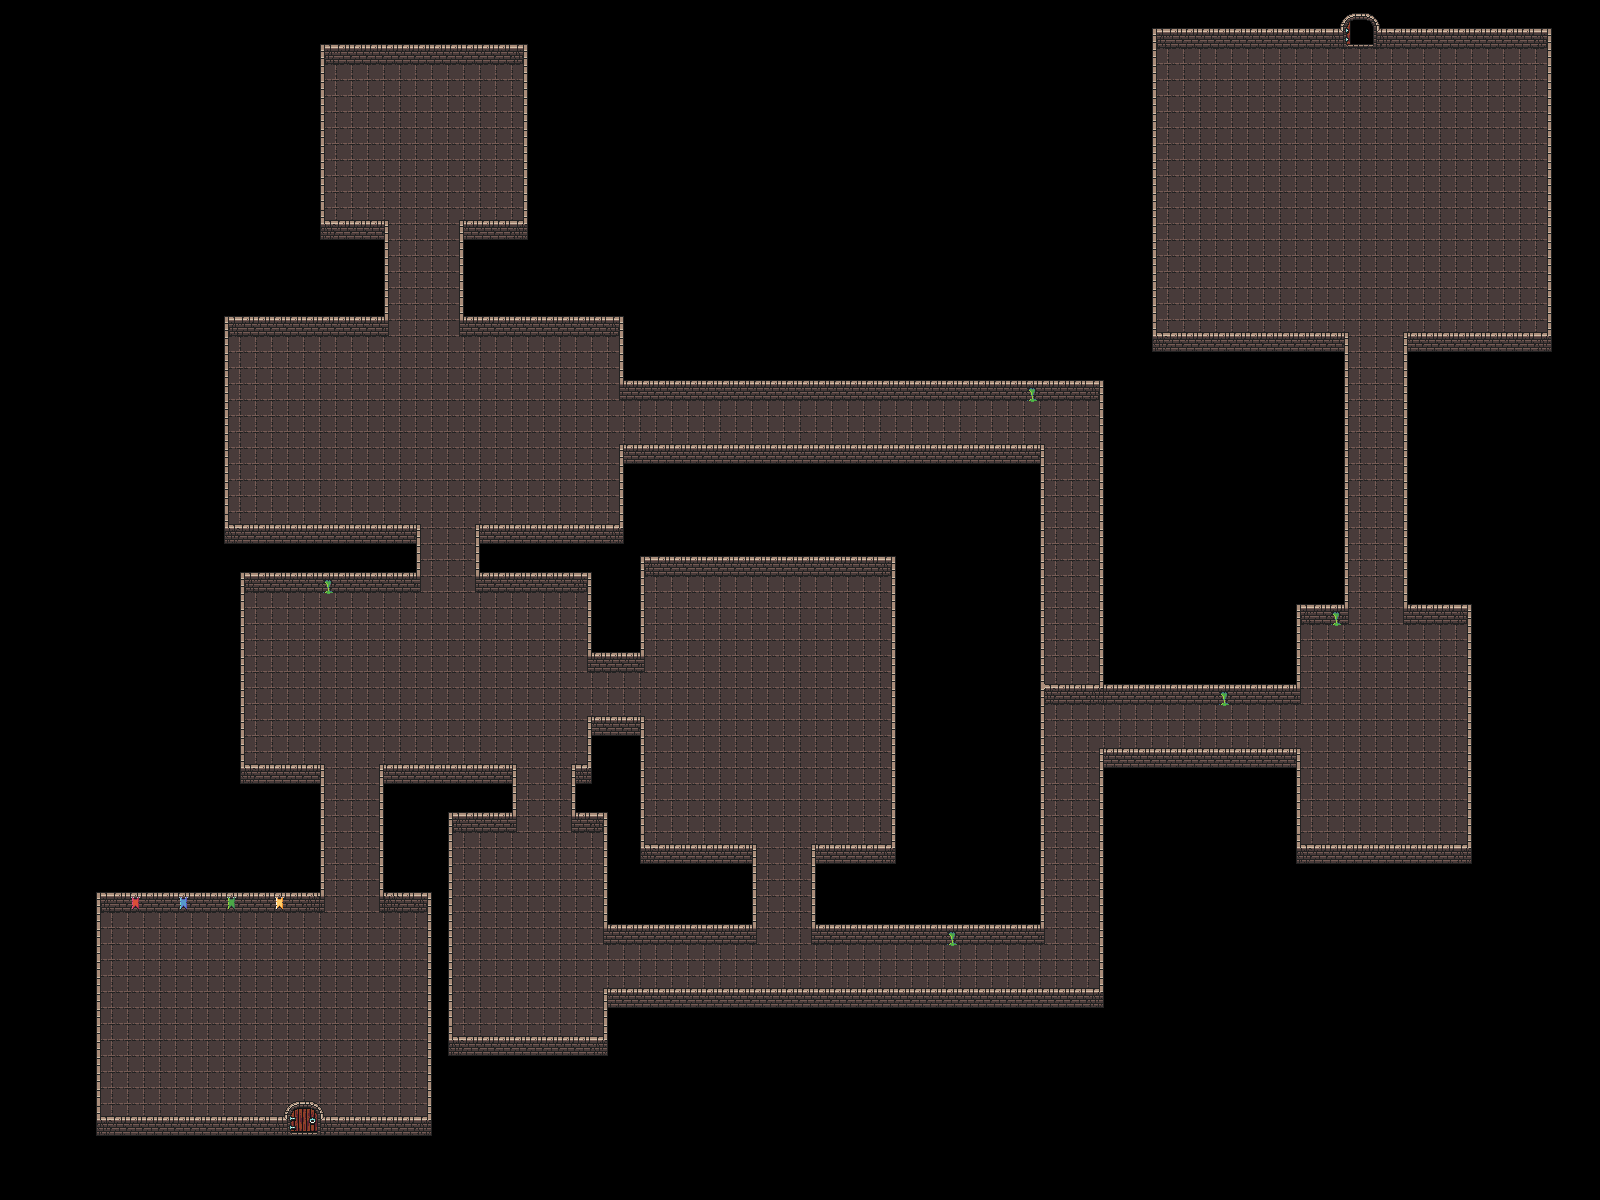

A 2D game scene composited from a Tiled map and its tileset images. What follows is a short description and the map's XML, with each tile layer's data collapsed to a summary:
An orthogonal 100x75 tile map with 16x16 px tiles, 6 tile layers (background, walls_up, door_up, deco_walls, ...) and 77 objects (71x collision, player, chest1, chest2, porte_f_1, ...).

<map version="1.9" tiledversion="1.9.0" orientation="orthogonal" renderorder="right-down" width="100" height="75" tilewidth="16" tileheight="16" infinite="0" nextlayerid="8" nextobjectid="84">
 <tileset firstgid="1" source="donjon_tileset.tsx" />
 <layer id="1" name="background" width="100" height="75">
  <data>[7500 cells, 2692 non-empty, 1 distinct tile ids]</data>
 </layer>
 <layer id="2" name="walls_up" width="100" height="75">
  <data>[7500 cells, 702 non-empty, 15 distinct tile ids]</data>
 </layer>
 <layer id="7" name="door_up" width="100" height="75">
  <data>[7500 cells, 12 non-empty, 12 distinct tile ids]</data>
 </layer>
 <layer id="3" name="deco_walls" width="100" height="75">
  <data>[7500 cells, 14 non-empty, 6 distinct tile ids]</data>
 </layer>
 <layer id="6" name="walls_down" width="100" height="75">
  <data>[7500 cells, 418 non-empty, 10 distinct tile ids]</data>
 </layer>
 <layer id="4" name="door_down" width="100" height="75">
  <data>[7500 cells, 12 non-empty, 12 distinct tile ids]</data>
 </layer>
 <objectgroup id="5" name="objects">
  <object id="1" name="player" x="247.5" y="998.5">
   <point />
  </object>
  <object id="2" name="chest1" x="416" y="112">
   <point />
  </object>
  <object id="3" name="chest2" x="1063" y="661.5">
   <point />
  </object>
  <object id="4" name="collision" class="collision" x="96" y="906.909" width="5" height="228.966" />
  <object id="5" name="collision" x="101.043" y="1131.02" width="330.957" height="4.981" />
  <object id="7" name="collision" class="collision" x="427.004" y="907.25" width="4.99609" height="223.75" />
  <object id="8" name="collision" class="collision" x="378.997" y="907.003" width="47.7528" height="5.24747" />
  <object id="9" name="collision" class="collision" x="378.992" y="779.016" width="5.00781" height="127.982" />
  <object id="10" name="collision" class="collision" x="384.021" y="779.016" width="132.979" height="4.95313" />
  <object id="11" name="collision" class="collision" x="511.909" y="783.818" width="5.18182" height="48.1818" />
  <object id="12" name="collision" class="collision" x="448" y="827" width="63.8182" height="5.0909" />
  <object id="13" name="collision" class="collision" x="447.909" y="832.091" width="5" height="224" />
  <object id="14" name="collision" class="collision" x="452.909" y="1050.82" width="155" height="5.27271" />
  <object id="15" name="collision" class="collision" x="603.091" y="1003.18" width="4.72727" height="47.5455" />
  <object id="16" name="collision" class="collision" x="607.727" y="1002.99" width="496.273" height="5.01087" />
  <object id="17" name="collision" class="collision" x="1099" y="763.091" width="4.90909" height="239.852" />
  <object id="18" name="collision" class="collision" x="1103.91" y="763.125" width="197.043" height="4.875" />
  <object id="19" name="collision" class="collision" x="1296" y="768" width="4.95652" height="96.0435" />
  <object id="20" name="collision" class="collision" x="1300.96" y="858.957" width="171.043" height="5.0435" />
  <object id="21" name="collision" class="collision" x="1467" y="619.048" width="5" height="240.072" />
  <object id="22" name="collision" class="collision" x="1402.96" y="618.957" width="64" height="5.0435" />
  <object id="23" name="collision" class="collision" x="1402.96" y="347.049" width="5" height="271.777" />
  <object id="24" name="collision" class="collision" x="1408" y="347.012" width="144" height="4.98757" />
  <object id="25" name="collision" class="collision" x="1546.96" y="43.038" width="5.03464" height="303.969" />
  <object id="26" name="collision" class="collision" x="1151.96" y="43" width="395" height="5" />
  <object id="27" name="collision" class="collision" x="1152" y="48.0435" width="5.04348" height="303.913" />
  <object id="28" name="collision" class="collision" x="101.043" y="907.139" width="223.963" height="4.90518" />
  <object id="29" name="collision" class="collision" x="320" y="779.001" width="5.00774" height="128.135" />
  <object id="30" name="collision" class="collision" x="240" y="779" width="79.9961" height="5" />
  <object id="31" name="collision" class="collision" x="239.875" y="587.025" width="5.0625" height="191.913" />
  <object id="32" name="collision" class="collision" x="244.875" y="587.012" width="176" height="4.98763" />
  <object id="34" name="collision" class="collision" x="416" y="538.996" width="4.9375" height="47.9906" />
  <object id="36" name="collision" class="collision" x="224" y="538.992" width="191.938" height="5.00781" />
  <object id="37" name="collision" class="collision" x="223.938" y="330.938" width="4.9375" height="208" />
  <object id="38" name="collision" class="collision" x="228.875" y="331" width="160.188" height="4.9375" />
  <object id="39" name="collision" class="collision" x="383.938" y="235" width="5" height="95.9375" />
  <object id="40" name="collision" class="collision" x="320" y="234.938" width="63.9375" height="5.0625" />
  <object id="41" name="collision" class="collision" x="319.938" y="59" width="4.9375" height="175.875" />
  <object id="42" name="collision" class="collision" x="324.938" y="59" width="203.063" height="5" />
  <object id="43" name="collision" class="collision" x="523.008" y="64" width="4.99167" height="175.938" />
  <object id="44" name="collision" class="collision" x="458.938" y="235.091" width="63.875" height="4.90909" />
  <object id="45" name="collision" class="collision" x="458.813" y="239.938" width="5.1875" height="96.0625" />
  <object id="46" name="collision" class="collision" x="464" y="331.091" width="159.938" height="4.90909" />
  <object id="47" name="collision" x="618.938" y="336" width="5.0625" height="64" />
  <object id="48" name="collision" class="collision" x="624" y="395.029" width="480" height="4.97159" />
  <object id="49" name="collision" class="collision" x="1157" y="347.063" width="192" height="4.9375" />
  <object id="50" name="collision" class="collision" x="1343.88" y="352" width="5.125" height="272.063" />
  <object id="52" name="collision" class="collision" x="1295.94" y="618.909" width="47.875" height="5.21591" />
  <object id="53" name="collision" class="collision" x="1295.94" y="624.188" width="5" height="79.9375" />
  <object id="54" name="collision" class="collision" x="1045.03" y="699" width="250.844" height="4.875" />
  <object id="55" name="collision" x="1039.97" y="458.906" width="5.04688" height="485.094" />
  <object id="56" name="collision" x="811.009" y="939.034" width="228.991" height="4.96591" />
  <object id="57" name="collision" x="811.011" y="859.031" width="5.05139" height="79.9374" />
  <object id="58" name="collision" x="816.063" y="858.953" width="79.9375" height="5.04688" />
  <object id="59" name="collision" x="891" y="571.163" width="4.95652" height="287.746" />
  <object id="60" name="collision" x="640.043" y="571.082" width="250.913" height="4.91848" />
  <object id="61" name="collision" x="640" y="576" width="4.99117" height="95.9565" />
  <object id="62" name="collision" x="587.043" y="651.957" width="52.9565" height="20.0435" />
  <object id="64" name="collision" x="587" y="587.207" width="5.01111" height="64.7713" />
  <object id="65" name="collision" x="474.913" y="587.167" width="112.13" height="4.78977" />
  <object id="66" x="475.087" y="524.087" width="4.91848" height="63.1141" />
  <object id="67" name="collision" x="480.031" y="539" width="143.969" height="5" />
  <object id="68" name="collision" x="619" y="458.875" width="4.9375" height="80.125" />
  <object id="69" name="collision" x="623.938" y="458.875" width="416" height="5.1875" />
  <object id="70" name="collision" x="603.022" y="826.875" width="4.97778" height="117.147" />
  </objectgroup>
</map>
<!-- 12 of 77 objects omitted -->
